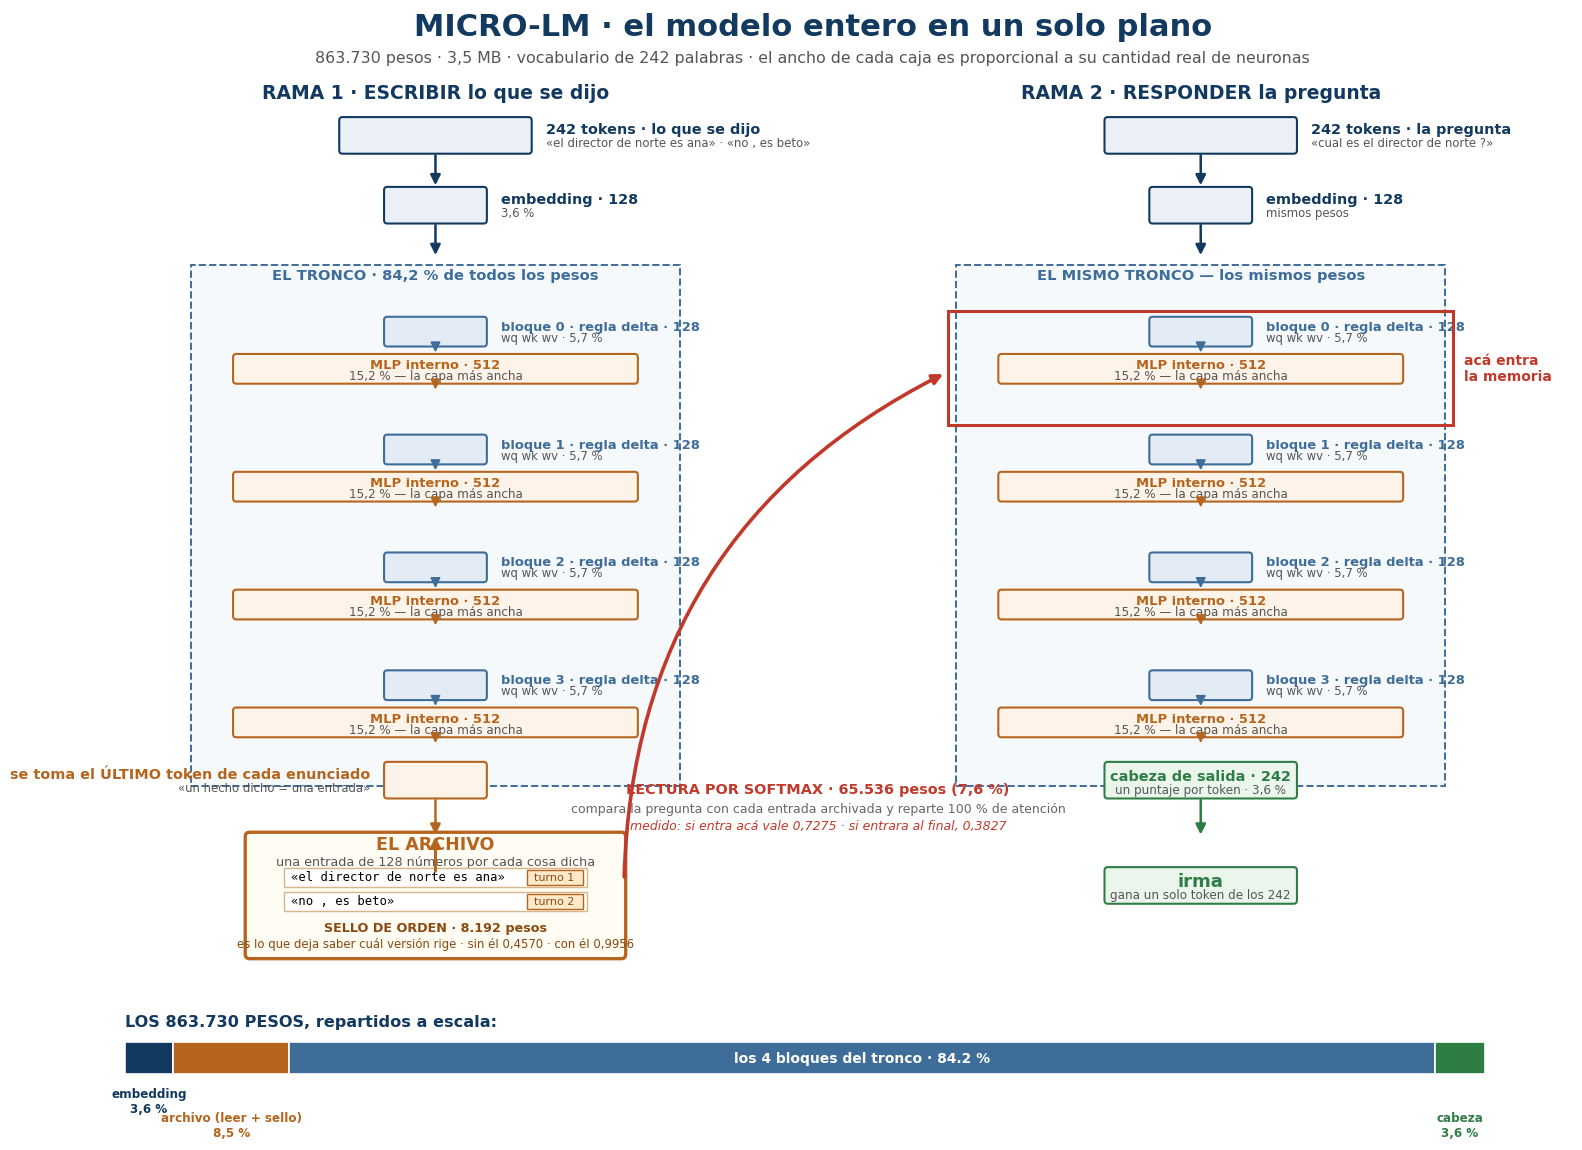

This figure's Python source:
"""EL MICRO-LM ENTERO EN UN SOLO PLANO, todo a la misma escala.

Regla del dibujo: el ANCHO de cada caja es proporcional a su número real de neuronas, y el
porcentaje que se anota es su parte real de los 863.730 pesos. Nada está exagerado para que entre.
"""
import numpy as np
import matplotlib
matplotlib.use("Agg")
import matplotlib.pyplot as plt
from matplotlib.patches import FancyBboxPatch, FancyArrowPatch, Rectangle

AZUL, AZUL2, NARANJA, VERDE, ROJO, GRIS = "#12395f", "#3f6d99", "#b5651d", "#2e7d44", "#c0392b", "#888"
TOT = 863730

fig, ax = plt.subplots(figsize=(19.2, 14.6), dpi=100, facecolor="white")
ax.set_facecolor("white")

ESC = 0.0148            # 1 neurona = 0,0148 de ancho  ->  512 neuronas = 7,58
ALTO = 0.60

def caja(cx, y, n, txt, sub="", col=AZUL, fc=None, fs=10.4, alpha=1.0, alto=ALTO, lado=None):
    """Una capa. El ancho SALE de n: no se elige a ojo.

    Si el texto no entra en el ancho que le toca, se pone AL COSTADO en vez de encogerlo o de
    ensanchar la caja: la caja tiene que seguir siendo proporcional a las neuronas, que es lo
    unico que este dibujo promete.
    """
    w = n * ESC
    ax.add_patch(FancyBboxPatch((cx - w/2, y), w, alto, boxstyle="round,pad=0.02,rounding_size=0.06",
                                fc=fc or "#eaf0f6", ec=col, lw=1.5, alpha=alpha, zorder=3))
    entra = len(txt) * fs * 0.0135 < w
    if entra and lado is None:
        ax.text(cx, y + alto*0.62, txt, ha="center", va="center", fontsize=fs, fontweight="bold",
                color=col, zorder=4)
        if sub:
            ax.text(cx, y + alto*0.22, sub, ha="center", va="center", fontsize=8.6, color="#555", zorder=4)
    else:
        lx = cx + w/2 + 0.28 if lado != "izq" else cx - w/2 - 0.28
        ha = "left" if lado != "izq" else "right"
        ax.text(lx, y + alto*0.66, txt, ha=ha, va="center", fontsize=fs, fontweight="bold",
                color=col, zorder=4)
        if sub:
            ax.text(lx, y + alto*0.26, sub, ha=ha, va="center", fontsize=8.4, color="#555", zorder=4)
    return w

def flecha(x0, y0, x1, y1, col=AZUL, lw=1.8, estilo="-|>", rad=0.0, ls="-"):
    ax.add_patch(FancyArrowPatch((x0, y0), (x1, y1), arrowstyle=estilo, mutation_scale=15,
                                 color=col, lw=lw, linestyle=ls,
                                 connectionstyle=f"arc3,rad={rad}", zorder=5))

XI, XD = 6.2, 20.6          # centro de la rama izquierda y de la derecha
y = 15.2

# ───────────────────────── títulos de rama ─────────────────────────
ax.text(XI, 16.15, "RAMA 1 · ESCRIBIR lo que se dijo", ha="center", fontsize=13.5,
        fontweight="bold", color=AZUL)
ax.text(XD, 16.15, "RAMA 2 · RESPONDER la pregunta", ha="center", fontsize=13.5,
        fontweight="bold", color=AZUL)

# ───────────────────────── entradas ─────────────────────────
caja(XI, y, 242, "242 tokens · lo que se dijo", "«el director de norte es ana» · «no , es beto»", AZUL)
caja(XD, y, 242, "242 tokens · la pregunta", "«cual es el director de norte ?»", AZUL, lado="der")
flecha(XI, y, XI, y-0.62); flecha(XD, y, XD, y-0.62)
y -= 1.22
caja(XI, y, 128, "embedding · 128", "3,6 %", AZUL)
caja(XD, y, 128, "embedding · 128", "mismos pesos", AZUL)
flecha(XI, y, XI, y-0.62); flecha(XD, y, XD, y-0.62)

# ───────────────────────── los 4 bloques ─────────────────────────
y -= 1.30
ax.add_patch(Rectangle((XI-4.6, y-8.55), 9.2, 9.1, fc="#f6f9fc", ec=AZUL2, lw=1.4, ls="--", zorder=1))
ax.add_patch(Rectangle((XD-4.6, y-8.55), 9.2, 9.1, fc="#f6f9fc", ec=AZUL2, lw=1.4, ls="--", zorder=1))
ax.text(XI, y+0.30, "EL TRONCO · 84,2 % de todos los pesos", ha="center", fontsize=10.6,
        color=AZUL2, fontweight="bold")
ax.text(XD, y+0.30, "EL MISMO TRONCO — los mismos pesos", ha="center", fontsize=10.6,
        color=AZUL2, fontweight="bold")

yb = y - 0.30
for b in range(4):
    for X in (XI, XD):
        caja(X, yb-0.55, 128, f"bloque {b} · regla delta · 128", "wq wk wv · 5,7 %", AZUL2, "#e3ecf4", 9.4, alto=0.48)
        caja(X, yb-1.20, 512, "MLP interno · 512", "15,2 % — la capa más ancha", NARANJA, "#fdf3e8", 9.4, alto=0.48)
        flecha(X, yb-0.55, X, yb-0.72, AZUL2, 1.2)
        flecha(X, yb-1.20, X, yb-1.37, NARANJA, 1.2)
    yb -= 2.06

# la lectura entra en el BLOQUE 0 de la rama derecha
ax.add_patch(Rectangle((XD-4.75, y-2.25), 9.5, 2.0, fc="none", ec=ROJO, lw=2.2, zorder=6))
ax.text(XD+4.95, y-1.25, "acá entra\nla memoria", ha="left", va="center", fontsize=10,
        color=ROJO, fontweight="bold")

y -= 8.75

# ───────────────────────── salidas de cada rama ─────────────────────────
caja(XI, y, 128, "se toma el ÚLTIMO token de cada enunciado", "«un hecho dicho = una entrada»", NARANJA, "#fdf3e8", lado="izq")
caja(XD, y, 242, "cabeza de salida · 242", "un puntaje por token · 3,6 %", VERDE, "#eaf6ec")
flecha(XI, y, XI, y-0.70, NARANJA)
flecha(XD, y, XD, y-0.70, VERDE)
y -= 1.34

# ───────────────────────── el archivo ─────────────────────────
ARCH_X, ARCH_Y = XI, y - 1.15
ax.add_patch(FancyBboxPatch((ARCH_X-3.55, ARCH_Y-0.30), 7.1, 2.15,
                            boxstyle="round,pad=0.03,rounding_size=0.08",
                            fc="#fffcf4", ec=NARANJA, lw=2.4, zorder=3))
ax.text(ARCH_X, ARCH_Y+1.58, "EL ARCHIVO", ha="center", fontsize=12.6, fontweight="bold", color=NARANJA)
ax.text(ARCH_X, ARCH_Y+1.30, "una entrada de 128 números por cada cosa dicha",
        ha="center", fontsize=9.2, color="#555")
for i, (t, turno) in enumerate([("«el director de norte es ana»", 1), ("«no , es beto»", 2)]):
    ax.add_patch(Rectangle((ARCH_X-2.85, ARCH_Y+0.92-i*0.42), 5.7, 0.34, fc="white", ec="#d8b48a", zorder=4))
    ax.text(ARCH_X-2.72, ARCH_Y+1.09-i*0.42, t, va="center", fontsize=8.8, family="monospace", zorder=5)
    ax.add_patch(Rectangle((ARCH_X+1.72, ARCH_Y+0.96-i*0.42), 1.05, 0.26, fc="#ffe9c8", ec=NARANJA, zorder=5))
    ax.text(ARCH_X+2.24, ARCH_Y+1.09-i*0.42, f"turno {turno}", ha="center", va="center", fontsize=8, color="#8a4a10", zorder=6)
ax.text(ARCH_X, ARCH_Y+0.14, "SELLO DE ORDEN · 8.192 pesos", ha="center", fontsize=9.2,
        color="#8a4a10", fontweight="bold")
ax.text(ARCH_X, ARCH_Y-0.13, "es lo que deja saber cuál versión rige · sin él 0,4570 · con él 0,9956",
        ha="center", fontsize=8.4, color="#8a4a10")

# flecha de escritura y de lectura
flecha(XI, y, ARCH_X, ARCH_Y+1.85, NARANJA, 2.2)
flecha(ARCH_X+3.55, ARCH_Y+1.05, XD-4.80, 11.35, ROJO, 2.6, rad=-0.30)
ax.text((ARCH_X+XD)/2, ARCH_Y+2.55, "LECTURA POR SOFTMAX · 65.536 pesos (7,6 %)",
        ha="center", fontsize=10.4, color=ROJO, fontweight="bold")
ax.text((ARCH_X+XD)/2, ARCH_Y+2.22,
        "compara la pregunta con cada entrada archivada y reparte 100 % de atención",
        ha="center", fontsize=9, color="#666")
ax.text((ARCH_X+XD)/2, ARCH_Y+1.92,
        "medido: si entra acá vale 0,7275 · si entrara al final, 0,3827",
        ha="center", fontsize=9, color=ROJO, style="italic")

# ───────────────────────── respuesta ─────────────────────────
caja(XD, ARCH_Y+0.65, 242, "irma", "gana un solo token de los 242", VERDE, "#eaf6ec", 13)

# ───────────────────────── barra de reparto de pesos ─────────────────────────
BY = -1.35
ax.text(0.35, BY+1.28, "LOS 863.730 PESOS, repartidos a escala:", fontsize=11.6,
        fontweight="bold", color=AZUL)
partes = [("embedding", 30976, AZUL), ("archivo (leer + sello)", 73728, NARANJA),
          ("los 4 bloques del tronco", 727552, AZUL2), ("cabeza", 31218, VERDE)]
x0 = 0.35
ANCHO_BARRA = 25.6
for nom, v, c in partes:
    w = ANCHO_BARRA * v / TOT
    ax.add_patch(Rectangle((x0, BY+0.45), w, 0.55, fc=c, ec="white", lw=1.2, zorder=3))
    pct = 100 * v / TOT
    if w > 2.2:
        ax.text(x0 + w/2, BY+0.72, f"{nom} · {pct:.1f} %", ha="center", va="center",
                fontsize=10, color="white", fontweight="bold", zorder=4)
    else:
        dy = 0.20 if nom.startswith("embedding") else -0.22
        ax.text(x0 + w/2, BY+dy, f"{nom}\n{pct:.1f} %".replace(".", ","), ha="center", va="top",
                fontsize=8.6, color=c, fontweight="bold", zorder=4)
    x0 += w

ax.text(13.3, 17.25, "MICRO-LM · el modelo entero en un solo plano",
        ha="center", fontsize=22, fontweight="bold", color=AZUL)
ax.text(13.3, 16.78, "863.730 pesos · 3,5 MB · vocabulario de 242 palabras · "
                     "el ancho de cada caja es proporcional a su cantidad real de neuronas",
        ha="center", fontsize=11.4, color="#555")

ax.set_xlim(-0.4, 27.6); ax.set_ylim(-1.95, 17.7)
ax.axis("off")
fig.savefig("plano_unico.png", dpi=100, facecolor="white", bbox_inches="tight")
print("listo")
